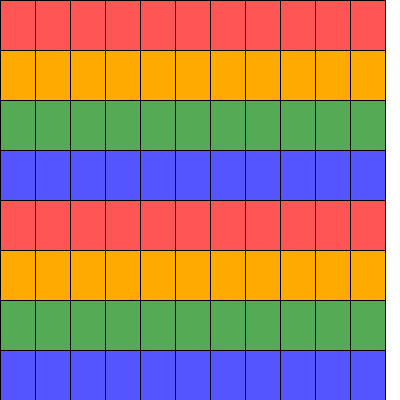
Frame 1 (no input)
Frame 60 (the mouse pressed at the canvas centre just before this capture): identical to frame 1, image omitted
Frame 120 (the mouse held since frame 60 and released just before this capture): identical to frame 1, image omitted

The Processing sketch that drew this single still picture (run headless with seeded random() and noise(); from frame 60 on, the mouse is pressed at the canvas centre):

// Processing sketch: Week04_2
// ── Week04_2.pde
void setup()
{
  size(400,400);
}
int[][]card=new int[8][11];
color[]C={#FF5555,#FFAA00,#55AA55,#5555FF};
void draw()
{
  background(255);
  for(int i=0;i<8;i++)
  {
    for(int j=0;j<11;j++)
    {
      fill(C[i%4]);
      rect(j*35,i*50,35,50);
    }
  }
}
